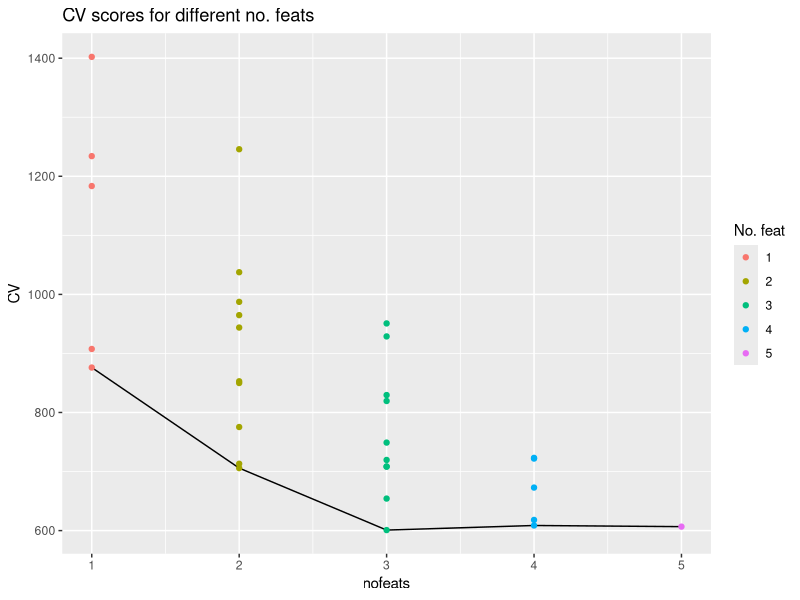
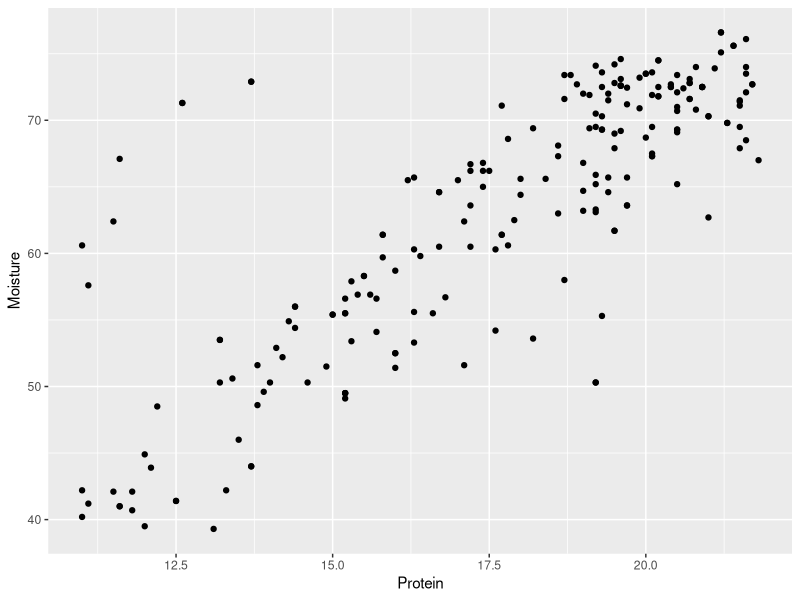
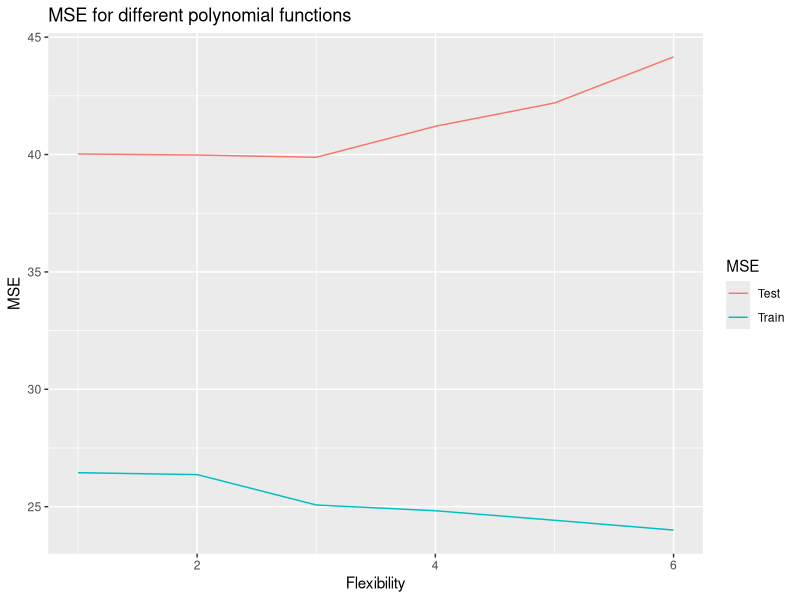
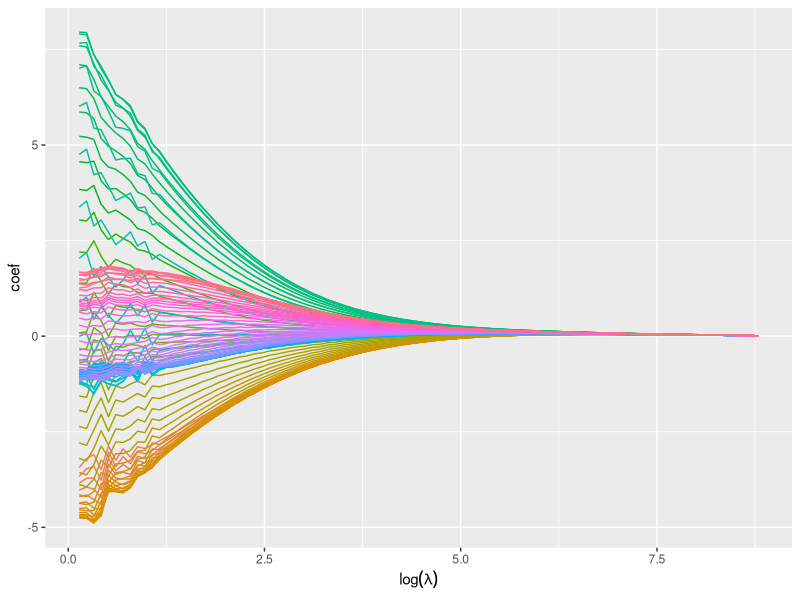
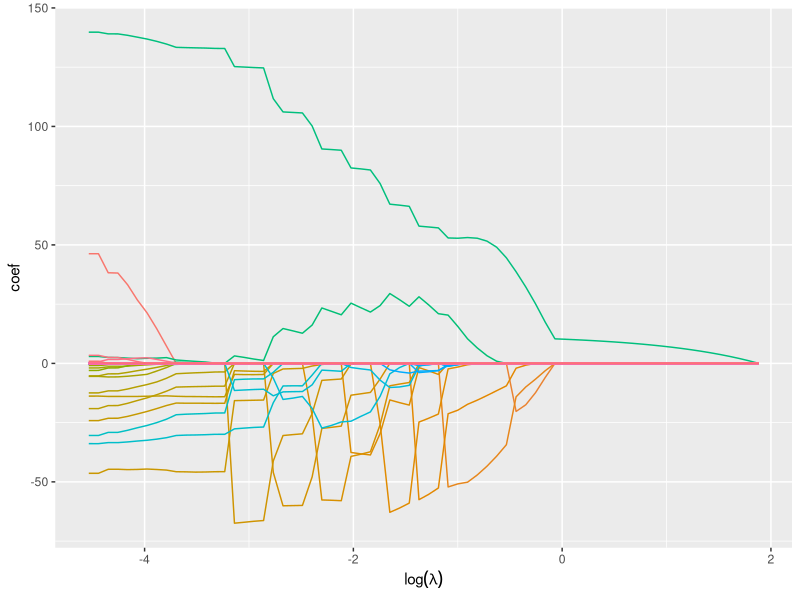
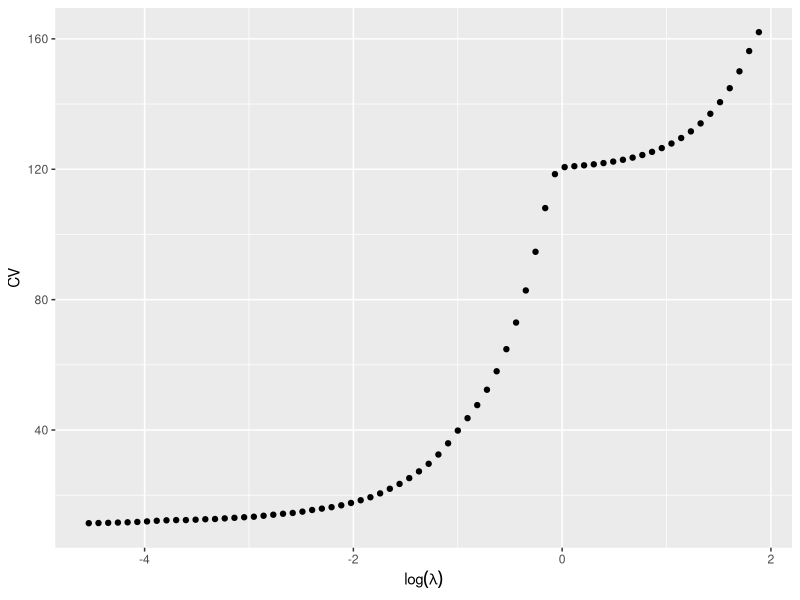

R code for these plots, in order:
## ---- chunk 1
knitr::opts_chunk$set(echo = TRUE)
## ---- chunk 2
## 1.1 

myLM <- function(Y, X, Nfolds){
  library(ggplot2)
  # DEFINING THE FUNCTION LINREG, FOR FITTING LINEAR MODELS 
  
  linreg<-function(formula,data){
    formula <- formula(formula)
    des.mat <- model.matrix(formula , data) #Extracts the model matrix
    dep.var <- all.vars(formula)[1]         #Extracts the name of the y-variable 
    dep.var <- as.matrix(data[dep.var])     #Extracts the data of the y-variable 
    # and overwrites it with the data-colum 
    
    #Calculating the beta coeffs. (X' %*% X)^-1 %*% X' %*% y
    beta.hat <- solve( t(des.mat) %*% des.mat )  %*% t(des.mat) %*% dep.var
    
    # Calculating the y-hat  , y_hat = X %*% beta_hat
    y.hat <- des.mat %*% beta.hat  
    
    #Calculating the residuals e= y- y_hat
    res.err <- dep.var - y.hat   
    
    l<-list( beta.hat = beta.hat, y.hat = y.hat, res.err = res.err)
    return(l)
  }
  
  
  #GENERATING ALL POSSIBLE PERMUTATIONS OF MODELS
  
  #Get the colnames for the X-variables
  q<-rep(paste0("X",c(1:5)))
  
  #Merge the data in to one data set and naming the columns
  myData <- cbind(Y,X) 
  colnames(myData)<- c("Y",q)
  
  #Generating all possible combinations 
  myComb<-sapply(c(1:5), FUN = combn, x = q )
  #Creating the vector that will hold all formulas 
  myformula <- c(myComb[[1]])
 
  #Extracting the combinations of 2 and 3 X-variables and adding a + between them
  for (i in 2:3){
    for (j in 1:10){
      myformula[length(myformula)+1]<-(paste(myComb[[i]][,j],collapse = " + "))
    }
  }
  
  #Heres two rows that could replace the above for-loop
  #sapply(2:3, FUN = function(i) sapply(1:10, FUN = function(j)
  #paste(myComb[[i]][,j], collapse = " + " ) ) )
  
  
  #Extracting the combinations of 4 and 5 X-variables and adding a + between them
  #This is basicly a loop for the 4 combinations 
  myformula <-c(myformula ,
                sapply(1:5, FUN =function(X)
                  paste(myComb[[4]][,X],collapse = " + " ) 
                  ),  paste(myComb[[5]],collapse = " + ")  
                )
  
 myformula<- paste("Y","~",myformula)
 
 #### SPLITTING AND SUBSETING DATA IN TO K FOLDS
 
 #calculatin no. rows
 noobs<-dim(myData)[1]
 K <- Nfolds
 
 #Use sample to randomly draw the indexes of the dataset
 #and reorder the data with them in a random manner
 set.seed(12345)
 myData<-myData[sample(noobs),] 
 
 #Create K equal indexes that are added to the data.
 cut(1:noobs,breaks=K,labels = FALSE)
 
 myData$index <- cut(1:noobs,breaks=K,labels = FALSE)
 

 #init a counting vector "o" useed to loop in to the data.frame "linearModels"
 #and a combination index "dataKombs" used for subseting the different datasets
 #used for fitting models
 o <- 1 
 linearModels<-data.frame(CV=1,model="text",nofeats=1,stringsAsFactors = FALSE)
 dataKombs <- combn(1:K,K-1)
 for (m in 1:length(myformula)){   
 for (l in (1:K)){  

   #the data of the K-folds used for the model estimation    
   data<-subset(myData, myData$index %in% dataKombs[,l] )


   #the fold that was left out in the model estimation
   predmatrix<-model.matrix(formula(myformula[m]), 
             subset(myData, !(myData$index %in% dataKombs[,l] ))) 
   
   

   #Calculating the CV score for each model. sum((Y - Y(hat))^2)
   CV<-sum(
     (  
       #this is the observed Y for the left out fold.
       subset(myData, !(myData$index %in% dataKombs[,l] ))[,1] -
        #predmatrix description above.
        predmatrix %*%  
        #the estimated beta-hats. 
        linreg(formula = myformula[m], data = data)$beta.hat 
       )^2
     )
   
   #inserting the results in to the linearModels data.frame
   linearModels[o,] <- c(CV,myformula[m],ncol(predmatrix) - 1)
   o <- o + 1 
    }
 }
 #reforming data to numeric again. 
 linearModels[,1] <- as.numeric( linearModels[,1])
 linearModels[,3] <- as.numeric( linearModels[,3])
   
 #The mean for the different models, each model is estimadet K times  
 plotdata<-suppressWarnings(aggregate(linearModels,by = list(linearModels$model),FUN= mean)[,-3])
 
 #renaming a column to ease plotting
 colnames(plotdata)[1] <- "Model"
 
 #plotting
 engr<-ggplot() +
   geom_line(data = aggregate(plotdata,list(plotdata$nofeats),FUN = min)[,c(3,4)],aes(x=nofeats,y=CV)) +
   geom_point(data = plotdata,aes(x=nofeats,y=CV,col = factor(nofeats)) ) +
       labs(title = "CV scores for different no. feats",color = "No. feat")
 
 
#displays the plot 
plot(engr)

 #Returns the models with the lowest average CV-score 
 return( plotdata[min(plotdata$CV) == plotdata$CV,c(1,3,2)])

}  

## ---- chunk 3
##1.2 

myLM(Y = swiss[,1], 
     X = swiss[ , 2:ncol(swiss) ], 
     Nfolds = 5 )
## ---- chunk 4
## 2.1

#setwd("/Users/EmilsHem/Documents/732A95/lab2")
TC<- read.csv2("tecator.csv")

ggplot(data = TC, aes(x=Protein,Moisture)) + geom_point()
## ---- chunk 5

## 2.3

set.seed(12345)
obs   <- dim(TC)[1]
id    <- sample(1:obs, floor(obs*0.5))
train <- TC[id,]
valid <- TC[-id,]


  dataMSE <- data.frame(trainMSE = 1, testMSE = 1, noPoly = 1)
  i <-1 
  
for (modell in 1:6) {  

  linj<-lm(formula(paste("Moisture ~",paste("I(Protein^",1:modell,")", collapse = " + "))),data = train)
  trainMSE<-mean(linj$residuals^2)  
  testMSE<-mean( (predict(linj,newdata = valid) - valid$Moisture)^2)
  dataMSE[i,] <- c(trainMSE,testMSE,i)
  i <- i + 1
  
} 
  
 aplot<- ggplot(data = dataMSE) + 
    geom_line(aes(x = noPoly ,y = trainMSE, col = "Train")) +
    geom_line(aes(x = noPoly ,y = testMSE, col = "Test")) +
    labs(title="MSE for different polynomial functions",
         color ="MSE", x="Flexibility", y = "MSE")
  plot(aplot)
  

## ---- chunk 6
##2.4

library(MASS)
varSelect<-lm(Fat ~ . , data = TC[,2:102])
stepRes<-stepAIC(varSelect,trace = FALSE)
cat(length(stepRes$coefficients) - 1)

## ---- chunk 7

## 2.5

library(glmnet)
library(reshape2) 
wideWeg <- glmnet(x = as.matrix(TC[,2:101]), y = TC[,102], alpha = 0)
mycoeffs <- coefficients(wideWeg)[-1,]
colnames(mycoeffs) <- wideWeg$lambda

myPlot<-melt(as.matrix(mycoeffs),id = rownames,c("lambda","coef"))

colnames(myPlot) <- c("features","lambda","coef")


ggplot(myPlot,aes(x=log(lambda),y = coef,color = features)) + geom_line(show.legend = FALSE) + labs(x = expression(log(lambda)) )

## ---- chunk 8
## 2.6

lassoReg <- glmnet(x = as.matrix(TC[,2:101]), y = TC[,102], alpha = 1)
mycoeffs <- coefficients(lassoReg)[-1,]
colnames(mycoeffs) <- lassoReg$lambda

myLasso<-melt(as.matrix(mycoeffs),id = rownames,c("lambda","coef"))

colnames(myLasso) <- c("features","lambda","coef")


ggplot(myLasso,aes(x=log(lambda),y = coef,color = features)) +
  geom_line(show.legend = FALSE) + labs(x = expression(log(lambda)) )

## ---- chunk 9
## 2.7
set.seed(12345)
cvLASSO<-cv.glmnet(x = as.matrix(TC[,2:101]), y = TC[,102], alpha = 1)

nocoeff<-matrix(coef(cvLASSO,s ="lambda.min"))
nocoeff[nocoeff != 0]
cat(paste("The no. of variables included in the optimal model was: ",length(nocoeff[nocoeff != 0]) - 1))
cat(paste("The lambda of the optimal model was: ",cvLASSO$lambda.min))#antalet coeff exklusive intercept.
plotLasso<- data.frame(CV=cvLASSO$cvm,lambda= cvLASSO$lambda)

ggplot(data=plotLasso,aes(x = log(lambda), y = CV)) + geom_point() + 
  labs(x = expression(log(lambda)) )


